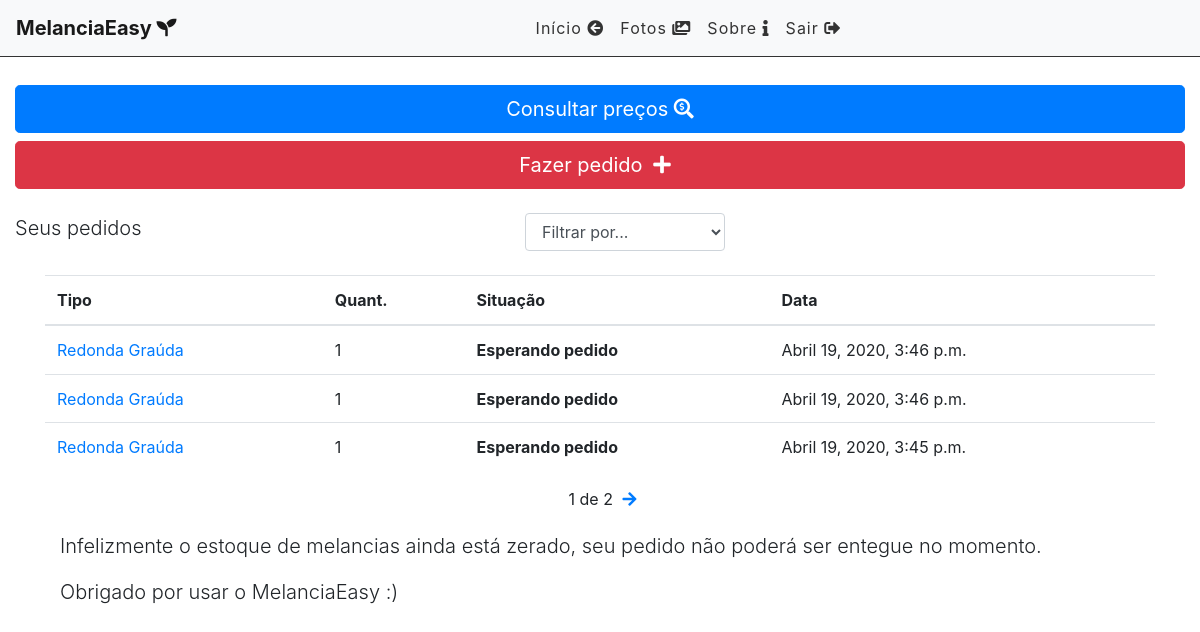
Screenshot of / (signed in) with the database file from the repository.
### cliente/models.py (models this page shows, shortened)
class Pedido(models.Model):
    STATUS = (
        ('doing', 'Esperando pedido'),
        ('done', 'Pedido entregue'),
    )
    STATUSTIPO = (
        ('rgrauda', 'Redonda Graúda'),
        ('rmedia', 'Redonda Média'),
        ('rmiuda', 'Redonda Miúda'),
    )
    VALOR = 0.00
    STATUSVALOR = (
        (VALOR, 'Valor não disponível')
    )
    quantidade = models.IntegerField(default=1)
    vendedor = models.CharField(max_length=30, default='Roberto')
    tipomelancia = models.CharField(max_length=7,choices=STATUSTIPO)
    logradouro = models.CharField(max_length=100)
    bairro = models.CharField(max_length=50)
    pontoreferencia = models.CharField(max_length=100)
    valor = models.FloatField(default = VALOR)
    done = models.CharField(
        max_length=5,
        choices=STATUS,
    )
    comentario = models.TextField(max_length=200, default='Sem comentário')
    user = models.ForeignKey(get_user_model(), on_delete=models.CASCADE)
    created_at = models.DateTimeField(auto_now_add=True)
    updated_at = models.DateTimeField(auto_now=True)

### cliente/views.py (the view)
# urls.py: path('', views.pedidoList, name='pedido-list'),
@login_required
def pedidoList(request):
    search = request.GET.get('search')
    filter = request.GET.get('filter')
    pedidosDoneRecently = Pedido.objects.filter(done='done', updated_at__gt=datetime.datetime.now()-datetime.timedelta(days=30)).count()
    pedidosDone = Pedido.objects.filter(done='done', user=request.user).count()
    pedidosDoing = Pedido.objects.filter(done='doing', user=request.user).count()
    if search:
        pedidos = Pedido.objects.filter(title__icontains=search, user=request.user)
    elif filter:
        pedidos = Pedido.objects.filter(done=filter, user=request.user)
    else:
        pedidos_list = Pedido.objects.all().order_by('-created_at').filter(user=request.user)
        paginator = Paginator(pedidos_list, 3)
        page = request.GET.get('page')
        pedidos = paginator.get_page(page)
    return render(request, 'cliente/list.html',
        {'pedidos':pedidos, 'pedidosrecently': pedidosDoneRecently, 'pedidosdone': pedidosDone, 'pedidosdoing': pedidosDoing })

### cliente/templates/cliente/list.html (shortened to what this page needs)
{% extends 'base.html' %}
{% block content %}
<div class="row">
        <div class="col-md-12 mt-2">
            <a href="{% url 'precos' %}" class="btn btn-primary btn-block btn-lg" role="button">Consultar preços <i class="fas fa-search-dollar"></i> </a>
        </div>
        <div  class="mt-2  col-md-12 mb-2 ">
            <a href="newpedido/" class="btn btn-danger btn-block btn-lg" role="button">Fazer pedido <i class="fas fa-plus"></i></a>
        </div>
</div>
<div class="row">
    <div class="form-group lead mt-3 col-5">
                <p>Seus pedidos</p>
    </div>
    <div class="form-group mt-3 col-7">
        <select name="filter" id="filter" class="form-control col-11">
            <option value="">Filtrar por...</option>
        </select>
    </div>
</div>
<div class="row mb-5">
 <div class="container">
   {% if pedidos %}
    <div class="table-responsive">
    <table class="table">
      <thead>
        <tr>
          <th scope="col">Tipo</th>
          <th scope="col">Quant.</th>
          <th scope="col">Situação</th>
          <th scope="col">Data</th>
        </tr>
      </thead>
      <tbody>
        {% for pedido in pedidos %}
            {% if pedido.done == 'done' %}
            <tr class="table-success">
            {% else %}
            <tr>
            {% endif %}
              <td><a href="#">{{pedido.get_tipomelancia_display}}</a></td>
              <td>{{pedido.quantidade}}</td>
              <th>{{pedido.get_done_display}}</th>
              <td>{{pedido.created_at}}</td>
            </tr>
            <tr>
        {% endfor %}
      </tbody>
    </table>
    </div>
    <div class="pagination">
        <span class="step-links">
            {% if pedidos.paginator.num_pages %}
            <span class="current">
                {{ pedidos.number }} de {{ pedidos.paginator.num_pages }}
            </span>
            {% endif %}
            {% if pedidos.has_next %}
                <a href="?page={{ pedidos.next_page_number }}"><i class="fas fa-arrow-right"></i></a>
            {% endif %}
        </span>
    </div>
    <div class="row">
        <div class="col-md-12 lead">
           <p> Infelizmente o estoque de melancias ainda está zerado, seu pedido não poderá ser entegue no momento. </p>
            <p>Obrigado por usar o MelanciaEasy :)</p>
        </div>
     </div>
     {% endif %}
    </div>
</div>
{% endblock %}

### cliente/static/css/style.css (style rules this page uses)
.container-fluid .row { margin: 0; }
.fas.fa-plus { color: #FFF; margin-right: 10px; margin-left: 5px; }
#filter { display: inline-block; width: 200px; margin-left: 10px; }
.pagination { margin-bottom: 20px; }
.step-links { position: relative; margin-left: auto; margin-right: auto; }
.step-links .current { margin-left: 5px; margin-right: 5px; }

### rows the page displays
Pedido: tipomelancia "Redonda Graúda", quantidade "1", done "Esperando pedido", created_at "Abril 19, 2020, 3:46 p.m."
Pedido: tipomelancia "Redonda Graúda", quantidade "1", done "Esperando pedido", created_at "Abril 19, 2020, 3:46 p.m."
Pedido: tipomelancia "Redonda Graúda", quantidade "1", done "Esperando pedido", created_at "Abril 19, 2020, 3:45 p.m."

### other values shown
{{ pedidos.number }} "1"
{{ pedidos.paginator.num_pages }} "2"
